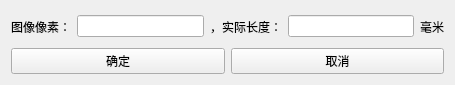
<?xml version="1.0" encoding="UTF-8"?>
<ui version="4.0">
 <class>CalibInputFormClass</class>
 <widget class="QMainWindow" name="CalibInputFormClass">
  <property name="geometry">
   <rect>
    <x>0</x>
    <y>0</y>
    <width>455</width>
    <height>85</height>
   </rect>
  </property>
  <property name="windowTitle">
   <string>请输入一个整数</string>
  </property>
  <widget class="QWidget" name="centralWidget">
   <layout class="QVBoxLayout" name="verticalLayout">
    <item>
     <layout class="QHBoxLayout" name="horizontalLayout_2">
      <property name="topMargin">
       <number>0</number>
      </property>
      <item>
       <widget class="QLabel" name="label">
        <property name="text">
         <string>图像像素：</string>
        </property>
       </widget>
      </item>
      <item>
       <widget class="QLineEdit" name="lineEdit"/>
      </item>
      <item>
       <widget class="QLabel" name="label_2">
        <property name="text">
         <string>，实际长度：</string>
        </property>
       </widget>
      </item>
      <item>
       <widget class="QLineEdit" name="lineEdit_2"/>
      </item>
      <item>
       <widget class="QLabel" name="label_3">
        <property name="text">
         <string>毫米</string>
        </property>
       </widget>
      </item>
     </layout>
    </item>
    <item>
     <layout class="QHBoxLayout" name="horizontalLayout">
      <item>
       <widget class="QPushButton" name="pushButton_2">
        <property name="text">
         <string>确定</string>
        </property>
       </widget>
      </item>
      <item>
       <widget class="QPushButton" name="pushButton">
        <property name="text">
         <string>取消</string>
        </property>
       </widget>
      </item>
     </layout>
    </item>
   </layout>
  </widget>
 </widget>
 <layoutdefault spacing="6" margin="11"/>
 <resources/>
 <connections/>
</ui>
